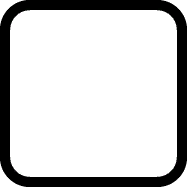
#> input picture .workbuddy/reorg_bak/ui/asset53.png, 187 x 187 px, given in place of nine_base.png, which was not available
$ python _nine_preview.py
#> lines starting #> are read from the running program, lines starting #| are printed output that depends on the picture; pictures that were not available may be replaced by others from this repository, and a replacement may not be noted
# 快速预览：按九宫格规则拉伸三层并叠加，检查是否有拖影 / 边缘是否干净
import os
from PIL import Image, ImageDraw

d = os.path.join('assets','resources','Textures','ui')
def load(n): return Image.open(os.path.join(d, n + '.png')).convert('RGBA')

def nine(src, inset, w, h):
    W, H = src.size
    i = inset
    out = Image.new('RGBA', (w, h), (0,0,0,0))
    # 九块源区域
    cols = [(0,i,i),(i,W-i,W-i),(W-i,W,W)]
    rows = [(0,i,i),(i,H-i,H-i),(H-i,H,H)]
    dstw = [(0,i,i),(i,w-i,w-i),(w-i,w,w)]
    dsth = [(0,i,i),(i,h-i,h-i),(h-i,h,h)]
    for r in range(3):
        for c in range(3):
            sx0,sx1,_ = cols[c]; sy0,sy1,_ = rows[r]
            dx0,dx1,_ = dstw[c]; dy0,dy1,_ = dsth[r]
            tw, th = dx1-dx0, dy1-dy0
            if tw <= 0 or th <= 0: continue
            piece = src.crop((sx0,sy0,sx1,sy1)).resize((tw,th), Image.NEAREST)
            out.paste(piece, (dx0,dy0), piece)
    return out

def tint(src, rgb):
    im = src.copy()
    px = im.load()
    for y in range(im.height):
        for x in range(im.width):
            r,g,b,a = px[x,y]
            px[x,y] = (r*rgb[0]//255, g*rgb[1]//255, b*rgb[2]//255, a)
    return im

def plate(w,h,base,gloss,stroke,inset,rgb,line=(74,44,20)):
    out = Image.new('RGBA',(w,h),(0,0,0,0))
    for layer, rgb2 in ((base,rgb),(gloss,None),(stroke,line)):
        s = nine(load(layer), inset, w, h)
        if rgb2: s = tint(s, rgb2)
        out.alpha_composite(s)
    return out

canvas = Image.new('RGBA', (1160, 300), (232,168,92,255))
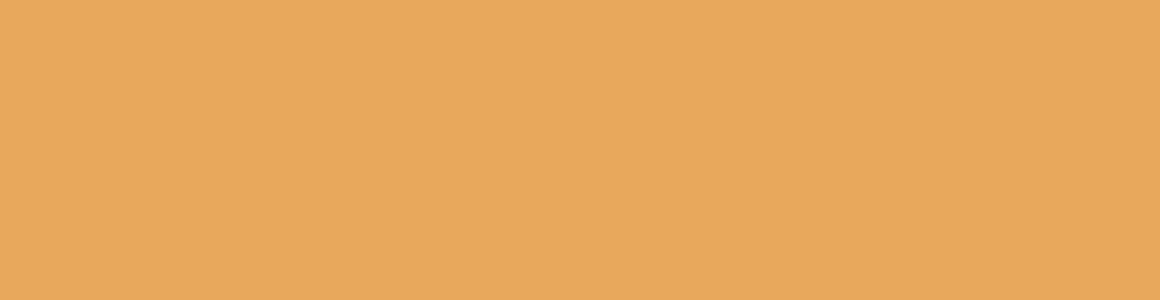
#> canvas: PIL image 1160x300 RGBA; mean R, G, B, A 232, 168, 92, 255
y = 0
combos = [
    (322,78,(246,227,197),26),   # 升级 cell
    (169,58,(92,46,18),27),      # 金币筹码(深棕)  用 chip 系
    (96,96,(246,227,197),26),    # 返回按钮
    (52,52,(246,227,197),26),    # 工具按钮
    (100,58,(150,208,126),26),   # 机器绿屏
    (210,84,(242,195,78),26),    # 金色主按钮
]
x = 8
for w,h,rgb,inset in combos:
    if inset == 27:
        p = plate(w,h,'nine_chip','nine_chip_gloss','nine_chip_stroke',27,rgb)
    else:
        p = plate(w,h,'nine_base','nine_gloss','nine_stroke',26,rgb)
#> in plate, `out = Image.new('RGBA',(w,h),(0,0,0,0))`: out: PIL image 322x78 RGBA; every value is 0
#> in load, returned value is the input picture: PIL image 187x187 RGBA; mean R, G, B, A 200.7, 200.7, 200.7, 249.6
#> in nine, `W, H = src.size`: W = 187
#> in nine, `cols = [(0,i,i),(i,W-i,W-i),(W-i,W,W)]`: cols = [(0, 26, 26), (26, 161, 161), (161, 187, 187)]
#> after the loop in nine, `for r in range(3):`:
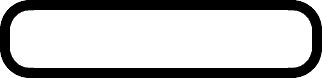
#> out: PIL image 322x78 RGBA; mean R, G, B, A 174.1, 174.1, 174.1, 247.2; transparent parts drawn white
#> after the loop in nine, `for r in range(3):`:
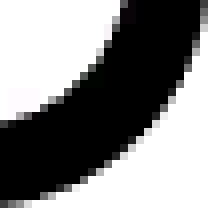
#> piece: PIL image 26x26 RGBA (shown 8 times larger); mean R, G, B, A 63, 62.9, 63, 185; transparent parts drawn white
#> in plate, `if rgb2: s = tint(s, rgb2)`:
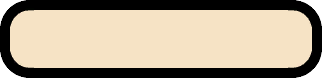
#> s: PIL image 322x78 RGBA; mean R, G, B, A 167.9, 155, 134.5, 247.2; transparent parts drawn white
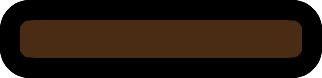
#> p: PIL image 322x78 RGBA; mean R, G, B, A 31.3, 18.6, 8.5, 247.5; transparent parts drawn white
    canvas.alpha_composite(p,(x,10))
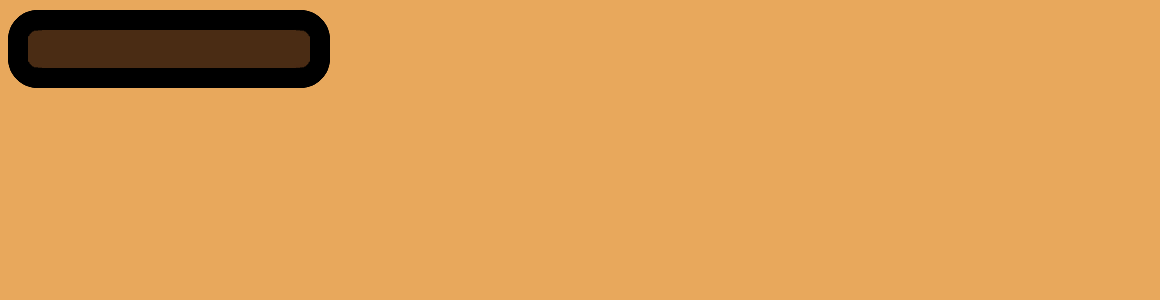
#> canvas: PIL image 1160x300 RGBA; mean R, G, B, A 218, 157.6, 86.2, 255
#> (the run stopped early here; a loop or call above may not have finished)
